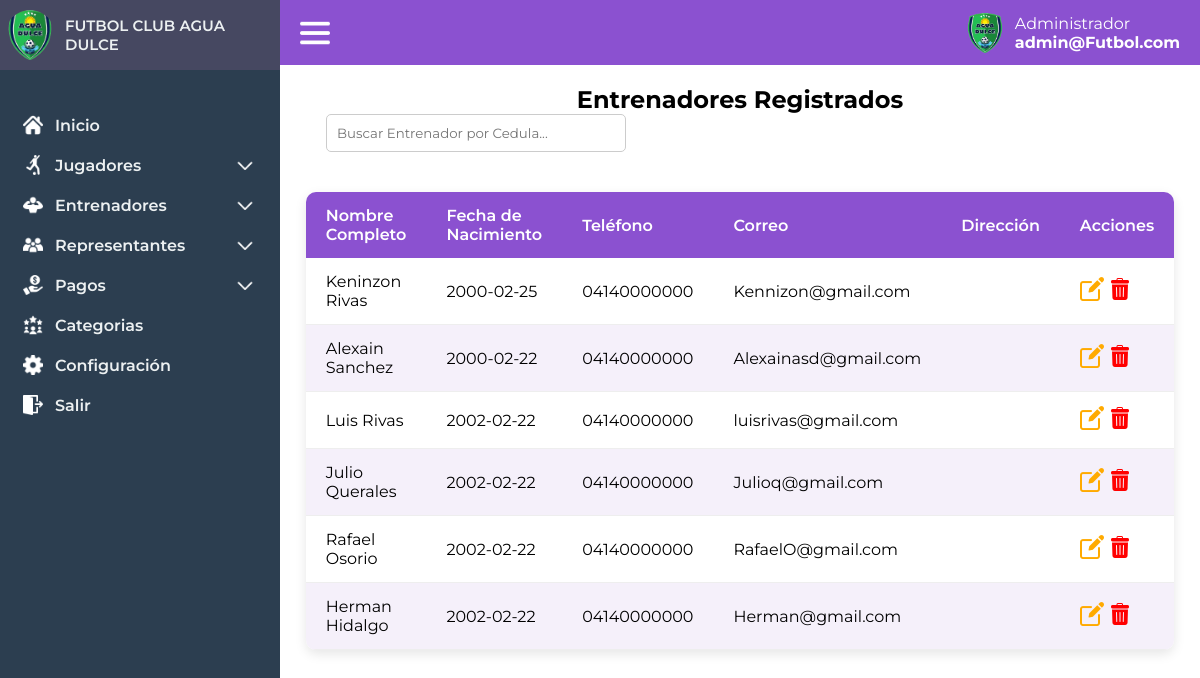
The app's page /administrador/entrenadores_lista (signed in) with its own data.
### tables this page shows
CREATE TABLE `entrenadores` (
  `id` int(11) NOT NULL,
  `nombre_completo` varchar(100) NOT NULL,
  `cedula` varchar(20) NOT NULL,
  `telefono` varchar(20) DEFAULT NULL,
  `correo` varchar(100) DEFAULT NULL,
  `fecha_nacimiento` date NOT NULL,
  `direccion` text NOT NULL,
  `foto` varchar(255) NOT NULL
);

### controlador/vistas.php (called while the page is built, shortened)
<?php
class vistas
{
    function vistan($vista){
        require "vistas/".$vista.".php";
    }
}
?>

### controlador/administrador.php (called while the page is built, shortened)
<?php
require_once "modelo/adminmodel.php";
class administrador extends vistas{
        public function entrenadores_lista() {
            $this->trainers = adminModel::getTrainers();
            $this->vistan('administrador/trainer_list');
        }
}
?>

### modelo/database.php (called while the page is built, shortened)
<?php
    class Database
    {
        public static function getDatabase(){
            try {
                $db = new PDO("mysql:host=localhost;dbname=futbolclub", "root", "");
                return $db;
            } catch (Exception $e) {
                return false;
            }
        }
    }
    ?>

### modelo/adminmodel.php (called while the page is built, shortened)
<?php
    require_once "database.php";
    class adminModel extends Database
    {
    public static function getTrainers() {
        try {
            $stmt = Database::getDatabase()->prepare("
                SELECT * FROM entrenadores
            ");
            $stmt->execute();
            return $stmt->fetchAll(PDO::FETCH_ASSOC);
        } catch (PDOException $e) {
            return null;
        }
    }
}
?>

### vistas/administrador/trainer_list.php (the view, shortened to what this page needs)
<!DOCTYPE html>
<html lang="es">
<head>
    <link rel="stylesheet" href="/FutbolClub/assets/css/index.css">
    <link rel="stylesheet" href="/FutbolClub/assets/css/players.css">
    <link rel="stylesheet" href="/FutbolClub/assets/css/toastr.min.css">
</head>
<body>
     <?php include("vistas/layout/header.php") ?>
    <main class="index-main" id="index-main">
    <?php include('vistas/layout/session.php'); ?>
        <div class="playerlist-container">
            <h2>Entrenadores Registrados</h2>
            <div class="playerlist-actions">
                <input type="text" id="search-player" placeholder="Buscar Entrenador por Cedula..." onkeyup="filtrarTabla()">
            </div>
            <table class="player-table" id="player-table">
                <thead>
                    <tr>
                        <th>Nombre Completo</th>
                        <th>Fecha de Nacimiento</th>
                        <th>Teléfono</th>
                        <th>Correo</th>
                        <th>Dirección</th>
                        <th>Acciones</th>
                    </tr>
                </thead>
                <tbody id="player-list">
                    <?php
        if (empty($this->trainers)) {
            echo '<tr><td colspan="6">No hay entrenadores registrados.</td></tr>';
        } else {
            foreach ($this->trainers as $entrenador) {
                echo '<tr>';
                echo '<td>' . htmlspecialchars($entrenador['nombre_completo']) . '</td>';
                echo '<td>' . htmlspecialchars($entrenador['fecha_nacimiento']) . '</td>';
                echo '<td>' . htmlspecialchars($entrenador['telefono']) . '</td>';
                echo '<td>' . htmlspecialchars($entrenador['correo']) . '</td>';
                echo '<td>' . htmlspecialchars($entrenador['direccion']) . '</td>';
                echo '<td>
                        <a class="edit-trainer" data-id="' . htmlspecialchars($entrenador['id']) . '"><img src="/FutbolClub/assets/img/editar.png" alt=""></a>
                        <a class="delete-trainer" data-id="' . htmlspecialchars($entrenador['id']) . '" data-name="' . htmlspecialchars($entrenador['nombre_completo']) . '"><img src="/FutbolClub/assets/img/papelera.png" alt=""></a>
                      </td>';
                echo '</tr>';
            }
        }
        ?>
                </tbody>
            </table>
        </div>
    </main>
</body>
</html>

### assets/css/index.css (style rules this page uses)
* { box-sizing: border-box; margin: 0; padding: 0; font-family: "Montserrat", sans-serif; }
:root { --color-bg-dark:#2c3e50 ; --color-bg-dark2:#464861 ; }
.index-main { margin-left: 280px; transition: margin-left 0.3s ease-in-out; }

### assets/css/players.css (style rules this page uses)
.playerlist-container { display: flex; flex-direction: column; align-items: center; margin-top: 20px; }
.player-table { width: 90%; border-collapse: separate; border-spacing: 0; margin-top: 20px; font-family: 'Segoe UI', Tahoma, Geneva, Verdana, sans-serif; box-shadow: 0 4px 12px rgba(0,0,0,0.1); border-radius: 10px; overflow: hidden; }
.player-table th, .player-table td { padding: 14px 20px; text-align: left; }
.player-table th { background: #8b51d0; color: #fff; font-weight: 600; }
.player-table tr:nth-child(even) { background: #f5f0fa; }
.player-table tr:nth-child(odd) { background: #ffffff; }
.player-table td { border-bottom: 1px solid #eee; }
.playerlist-actions { display: flex; justify-content: space-between; width: 90%; margin-bottom: 20px; }
.playerlist-actions input[type="text"] { padding: 10px; border: 1px solid #ccc; border-radius: 5px; width: 300px; }

### records on screen
entrenadores: nombre_completo "Keninzon Rivas", fecha_nacimiento "2000-02-25", telefono "04140000000", correo "Kennizon@gmail.com"
entrenadores: nombre_completo "Alexain Sanchez", fecha_nacimiento "2000-02-22", telefono "04140000000", correo "Alexainasd@gmail.com"
entrenadores: nombre_completo "Luis Rivas", fecha_nacimiento "2002-02-22", telefono "04140000000", correo "luisrivas@gmail.com"
entrenadores: nombre_completo "Julio Querales", fecha_nacimiento "2002-02-22", telefono "04140000000", correo "Julioq@gmail.com"
entrenadores: nombre_completo "Rafael Osorio", fecha_nacimiento "2002-02-22", telefono "04140000000", correo "RafaelO@gmail.com"
entrenadores: nombre_completo "Herman Hidalgo", fecha_nacimiento "2002-02-22", telefono "04140000000", correo "Herman@gmail.com"
